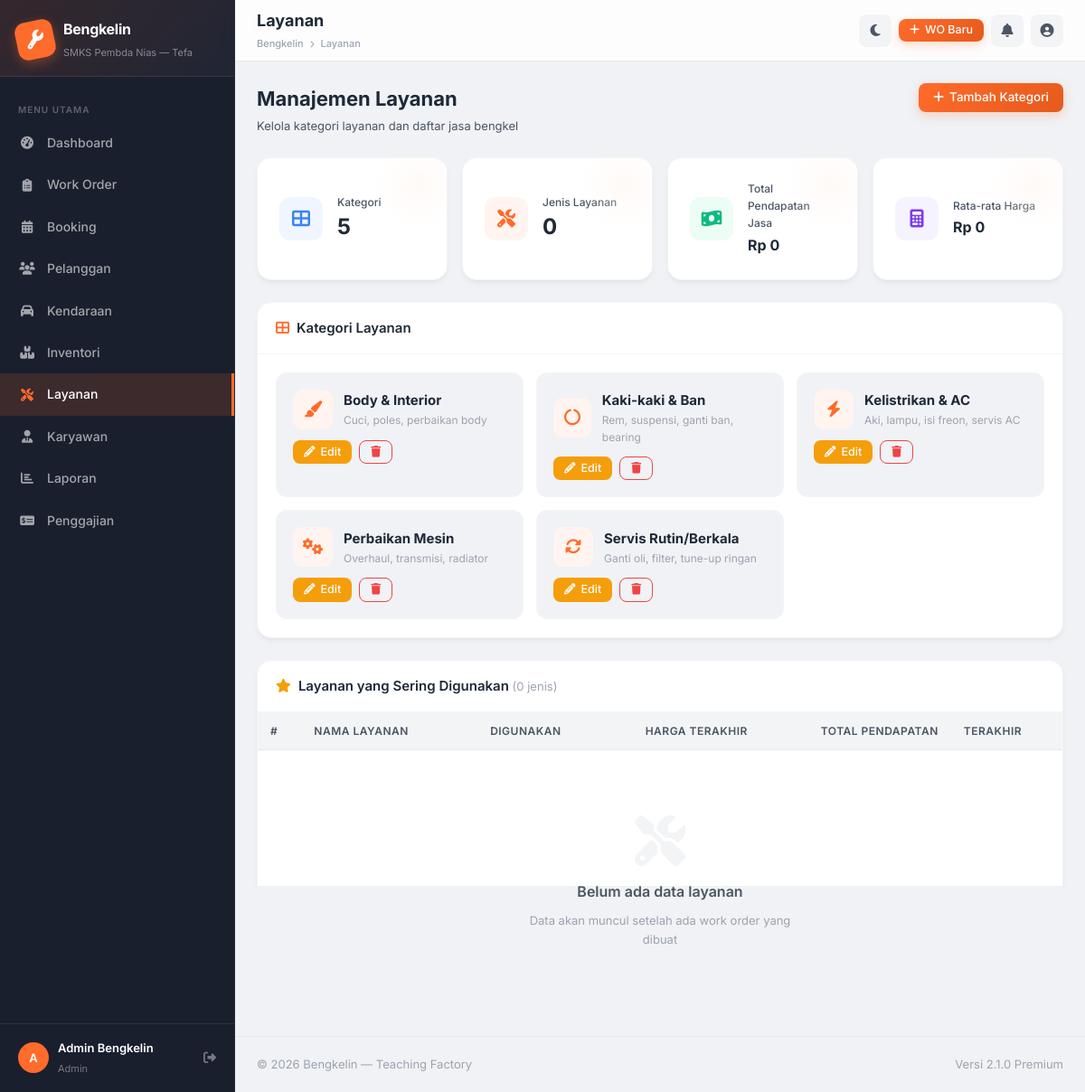
Page /pages/services/index.php (signed in) on the earlier database version.
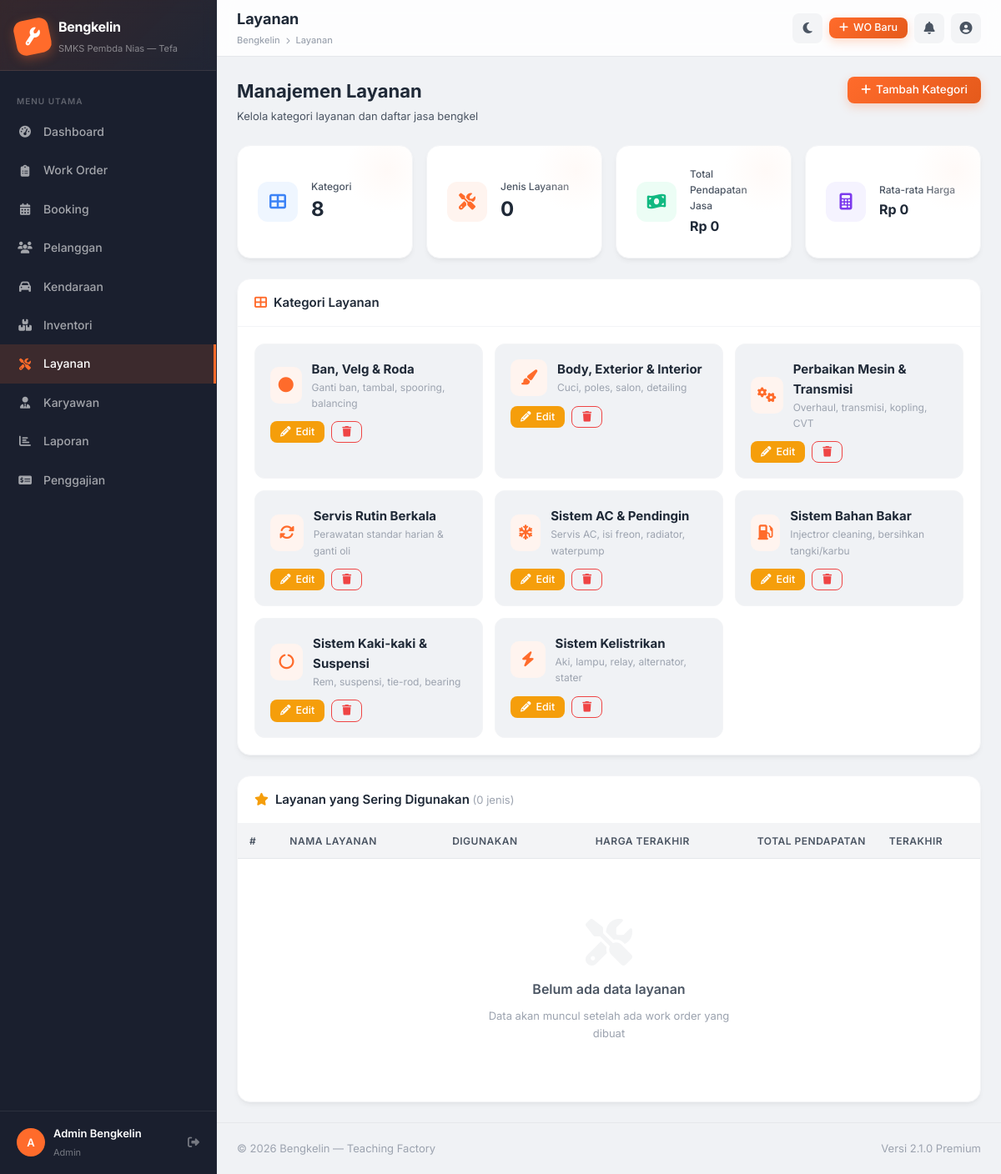
Same page on the later database version.
### tables this page shows
CREATE TABLE `service_categories` (
  `id` int(11) NOT NULL AUTO_INCREMENT,
  `name` varchar(100) NOT NULL,
  `description` text DEFAULT NULL,
  `vehicle_type` enum('mobil','motor','both') DEFAULT 'both',
  `color` varchar(7) DEFAULT '#FF6B2B',
  `icon` varchar(50) DEFAULT 'fa-wrench',
  PRIMARY KEY (`id`)
);

### includes/auth.php (called while the page is built, shortened)
<?php
function currentUser(): ?array {
    return $_SESSION['user'] ?? null;
}
function formatRupiah(float $amount): string {
    return 'Rp ' . number_format($amount, 0, ',', '.');
}

### pages/services/index.php (the view, shortened to what this page needs)
<?php
require_once __DIR__ . '/../../includes/auth.php';
$title      = 'Layanan';
$activePage = 'services';
$db         = getDB();
$categories = $db->query("SELECT sc.*, (SELECT COUNT(*) FROM service_categories s2 WHERE s2.id = sc.id) AS svc_count FROM service_categories sc ORDER BY sc.name")->fetchAll();
$services = $db->query("
    SELECT s.service_name, s.price, COUNT(*) AS used_count, SUM(s.price) AS total_revenue,
           MAX(wo.created_at) AS last_used
    FROM wo_services s
    JOIN work_orders wo ON s.wo_id = wo.id
    GROUP BY s.service_name
    ORDER BY used_count DESC
")->fetchAll();
$totalCategories = count($categories);
$totalServiceTypes = count($services);
$totalSvcRevenue = $db->query("SELECT COALESCE(SUM(price),0) FROM wo_services")->fetchColumn();
$avgSvcPrice = $db->query("SELECT COALESCE(AVG(price),0) FROM wo_services")->fetchColumn();
include __DIR__ . '/../../includes/header.php';
?>
<div class="page-header">
  <div class="page-header-left">
    <h1>Manajemen Layanan</h1>
    <p>Kelola kategori layanan dan daftar jasa bengkel</p>
  </div>
  <div class="page-header-right">
    <button class="btn btn-primary" onclick="App.openModal('modal-add-cat')"><i class="fas fa-plus"></i> Tambah Kategori</button>
  </div>
</div>
<div class="stats-grid mb-24" style="grid-template-columns:repeat(4, 1fr)">
  <div class="stat-card">
    <div class="stat-icon blue"><i class="fas fa-th-large"></i></div>
    <div class="stat-info"><div class="stat-label">Kategori</div><div class="stat-value"><?= $totalCategories ?></div></div>
  </div>
  <div class="stat-card">
    <div class="stat-icon orange"><i class="fas fa-tools"></i></div>
    <div class="stat-info"><div class="stat-label">Jenis Layanan</div><div class="stat-value"><?= $totalServiceTypes ?></div></div>
  </div>
  <div class="stat-card">
    <div class="stat-icon green"><i class="fas fa-money-bill-wave"></i></div>
    <div class="stat-info"><div class="stat-label">Total Pendapatan Jasa</div><div class="stat-value" style="font-size:16px"><?= formatRupiah((float)$totalSvcRevenue) ?></div></div>
  </div>
  <div class="stat-card">
    <div class="stat-icon purple"><i class="fas fa-calculator"></i></div>
    <div class="stat-info"><div class="stat-label">Rata-rata Harga</div><div class="stat-value" style="font-size:16px"><?= formatRupiah((float)$avgSvcPrice) ?></div></div>
  </div>
</div>
<div class="card mb-24">
  <div class="card-header">
    <div class="card-header-title"><i class="fas fa-th-large" style="color:var(--primary);margin-right:8px"></i>Kategori Layanan</div>
  </div>
  <div class="card-body">
    <div style="display:grid;grid-template-columns:repeat(auto-fill,minmax(240px,1fr));gap:14px">
      <?php foreach ($categories as $cat): ?>
      <div style="background:var(--bg);border-radius:12px;padding:18px;border:1px solid var(--border-light);transition:transform .2s" onmouseover="this.style.transform='translateY(-2px)'" onmouseout="this.style.transform=''">
        <div style="display:flex;align-items:center;gap:12px;margin-bottom:12px">
          <div style="width:44px;height:44px;background:var(--primary-bg);border-radius:10px;display:flex;align-items:center;justify-content:center;color:var(--primary);font-size:18px">
            <i class="fas <?= $cat['icon'] ?: 'fa-wrench' ?>"></i>
          </div>
          <div>
            <div style="font-weight:700;font-size:15px"><?= htmlspecialchars($cat['name']) ?></div>
            <?php if ($cat['description']): ?>
            <div style="font-size:12px;color:var(--text-muted)"><?= htmlspecialchars($cat['description']) ?></div>
            <?php endif; ?>
          </div>
        </div>
        <div style="display:flex;gap:8px;margin-top:10px">
          <button class="btn btn-warning btn-sm" onclick="editCat(<?= htmlspecialchars(json_encode($cat)) ?>)"><i class="fas fa-pencil-alt"></i> Edit</button>
          <button class="btn btn-outline btn-sm" style="color:var(--danger);border-color:var(--danger)" onclick="deleteCat(<?= $cat['id'] ?>)"><i class="fas fa-trash"></i></button>
        </div>
      </div>
      <?php endforeach; ?>
    </div>
  </div>
</div>
<div class="card">
  <div class="card-header">
    <div class="card-header-title"><i class="fas fa-star" style="color:var(--warning);margin-right:8px"></i>Layanan yang Sering Digunakan <span style="color:var(--text-muted);font-weight:400;font-size:13px">(<?= count($services) ?> jenis)</span></div>
  </div>
  <div class="table-responsive">
    <table class="table">
      <thead>
        <tr>
          <th>#</th>
          <th>Nama Layanan</th>
          <th style="text-align:center">Digunakan</th>
          <th style="text-align:right">Harga Terakhir</th>
          <th style="text-align:right">Total Pendapatan</th>
          <th>Terakhir</th>
        </tr>
      </thead>
      <tbody>
        <?php if (empty($services)): ?>
        <tr><td colspan="6"><div class="empty-state"><i class="fas fa-tools"></i><h3>Belum ada data layanan</h3><p>Data akan muncul setelah ada work order yang dibuat</p></div></td></tr>
        <?php else: foreach ($services as $i => $s): ?>
        <tr>
          <td><strong style="color:var(--primary)"><?= $i + 1 ?></strong></td>
          <td style="font-weight:600"><?= htmlspecialchars($s['service_name']) ?></td>
          <td style="text-align:center">
            <span style="font-weight:700;background:var(--primary-bg);color:var(--primary);padding:3px 10px;border-radius:12px;font-size:12px"><?= $s['used_count'] ?>x</span>
          </td>
          <td style="text-align:right;font-size:13px"><?= formatRupiah((float)$s['price']) ?></td>
          <td style="text-align:right;font-weight:700;color:var(--success)"><?= formatRupiah((float)$s['total_revenue']) ?></td>
          <td style="font-size:12px;color:var(--text-muted)"><?= $s['last_used'] ? date('d M Y', strtotime($s['last_used'])) : '—' ?></td>
        </tr>
        <?php endforeach; endif; ?>
      </tbody>
    </table>
  </div>
</div>
<?php include __DIR__ . '/../../includes/footer.php'; ?>

### includes/header.php (shortened to what this page needs)
<?php
$user = currentUser();
$navItems = [
    'dashboard'    => ['icon' => 'fa-tachometer-alt', 'label' => 'Dashboard',      'href' => BASE_URL . '/dashboard.php',                  'roles' => ['owner','admin','kabeng','mekanik']],
    'work-orders'  => ['icon' => 'fa-clipboard-list', 'label' => 'Work Order',     'href' => BASE_URL . '/pages/work-orders/index.php',    'roles' => ['owner','admin','kabeng','mekanik']],
    'bookings'     => ['icon' => 'fa-calendar-alt',   'label' => 'Booking',        'href' => BASE_URL . '/pages/bookings/index.php',       'roles' => ['owner','admin','kabeng']],
    'customers'    => ['icon' => 'fa-users',           'label' => 'Pelanggan',      'href' => BASE_URL . '/pages/customers/index.php',      'roles' => ['owner','admin','kabeng']],
    'vehicles'     => ['icon' => 'fa-car',             'label' => 'Kendaraan',      'href' => BASE_URL . '/pages/vehicles/index.php',       'roles' => ['owner','admin','kabeng']],
    'inventory'    => ['icon' => 'fa-boxes',           'label' => 'Inventori',      'href' => BASE_URL . '/pages/inventory/index.php',      'roles' => ['owner','admin','kabeng']],
    'services'     => ['icon' => 'fa-tools',           'label' => 'Layanan',        'href' => BASE_URL . '/pages/services/index.php',       'roles' => ['owner','admin','kabeng']],
    'employees'    => ['icon' => 'fa-user-tie',        'label' => 'Karyawan',       'href' => BASE_URL . '/pages/employees/index.php',      'roles' => ['owner','admin']],
    'reports'      => ['icon' => 'fa-chart-bar',       'label' => 'Laporan',        'href' => BASE_URL . '/pages/reports/index.php',        'roles' => ['owner','admin']],
    'payroll'      => ['icon' => 'fa-money-check-alt',  'label' => 'Penggajian',     'href' => BASE_URL . '/pages/payroll/index.php',         'roles' => ['owner','admin']],
    'settings'     => ['icon' => 'fa-cog',             'label' => 'Pengaturan',     'href' => BASE_URL . '/pages/settings/index.php',       'roles' => ['owner']],
];
?>
<!DOCTYPE html>
<html lang="id">
<head>
  <link rel="stylesheet" href="https://cdnjs.cloudflare.com/ajax/libs/font-awesome/6.5.0/css/all.min.css">
  <link rel="stylesheet" href="<?= BASE_URL ?>/assets/css/style.css?v=2.0">
</head>
<body>
<div class="app-wrapper">
  <aside class="sidebar" id="app-sidebar">
    <a href="<?= BASE_URL ?>/dashboard.php" class="sidebar-brand">
      <div class="sidebar-brand-icon"><i class="fas fa-wrench"></i></div>
      <div class="sidebar-brand-text">
        <strong>Bengkelin</strong>
        <span>SMKS Pembda Nias — Tefa</span>
      </div>
    </a>
    <nav class="sidebar-nav">
      <div class="nav-section-title">Menu Utama</div>
      <?php foreach ($navItems as $key => $item):
          if (!in_array($user['role'], $item['roles'])) continue;
          $isActive = ($activePage ?? '') === $key ? 'active' : '';
      ?>
      <div class="nav-item">
        <a href="<?= $item['href'] ?>" class="nav-link <?= $isActive ?>">
          <i class="fas <?= $item['icon'] ?> nav-icon"></i>
          <?= $item['label'] ?>
        </a>
      </div>
      <?php endforeach; ?>
    </nav>
    <div class="sidebar-footer">
      <div class="sidebar-user">
        <div class="sidebar-avatar"><?= strtoupper(substr($user['name'], 0, 1)) ?></div>
        <div class="sidebar-user-info">
          <strong><?= htmlspecialchars($user['name']) ?></strong>
          <span><?= ucfirst($user['role']) ?></span>
        </div>
        <a href="<?= BASE_URL ?>/logout.php" style="margin-left:auto;color:rgba(255,255,255,.4);text-decoration:none;" title="Logout">
          <i class="fas fa-sign-out-alt"></i>
        </a>
      </div>
    </div>
  </aside>
  <div class="main-wrapper">
    <header class="topbar">
      <div class="topbar-title">
        <?= htmlspecialchars($pageTitle ?? $title ?? '') ?>
        <div style="font-size: 11px; color: var(--text-muted); font-weight: 500; margin-top: 2px;">
          Bengkelin <i class="fas fa-chevron-right" style="font-size: 8px; margin: 0 4px;"></i> <?= htmlspecialchars($title ?? '') ?>
        </div>
      </div>
      <div class="topbar-actions">
        <button class="topbar-btn" id="dark-mode-toggle" title="Toggle Dark Mode">
        </button>
        <a href="<?= BASE_URL ?>/pages/work-orders/create.php" class="btn btn-primary btn-sm" title="Buat Work Order">
          <i class="fas fa-plus"></i> WO Baru
        </a>
        <div class="dropdown">
          <div class="topbar-btn" onclick="App.toggleDropdown('notif-dropdown')" title="Notifikasi">
            <i class="fas fa-bell"></i>
          </div>
        </div>
        <div class="dropdown">
          <div class="topbar-btn" onclick="App.toggleDropdown('topbar-dropdown')" title="Akun">
            <i class="fas fa-user-circle"></i>
          </div>
        </div>
      </div>
    </header>
    <main class="page-content">

### includes/footer.php (shortened to what this page needs)
    </main>
    <footer style="padding: 20px 24px; border-top: 1px solid var(--border); margin-top: auto; display: flex; justify-content: space-between; align-items: center; font-size: 13px; color: var(--text-muted);">
      <div>&copy; <?= date('Y') ?> Bengkelin — Teaching Factory</div>
      <div>Versi 2.1.0 Premium</div>
    </footer>
  </div>
</div>
</body>
</html>

Differences in the rows shown:
added service_categories: name "Ban, Velg & Roda", description "Ganti ban, tambal, spooring, balancing"
added service_categories: name "Body, Exterior & Interior", description "Cuci, poles, salon, detailing"
changed service_categories: name "Perbaikan Mesin" → "Perbaikan Mesin & Transmisi"; description "Overhaul, transmisi, radiator" → "Overhaul, transmisi, kopling, CVT"; moves up the list
changed service_categories: name "Servis Rutin/Berkala" → "Servis Rutin Berkala"; description "Ganti oli, filter, tune-up ringan" → "Perawatan standar harian & ganti oli"; moves up the list
changed service_categories: icon "fa-paint-brush" → "fa-snowflake" (drawn); name "Body & Interior" → "Sistem AC & Pendingin"; description "Cuci, poles, perbaikan body" → "Servis AC, isi freon, radiator, waterpump"
added service_categories: name "Sistem Bahan Bakar", description "Injectror cleaning, bersihkan tangki/karbu"
changed service_categories: name "Kaki-kaki & Ban" → "Sistem Kaki-kaki & Suspensi"; description "Rem, suspensi, ganti ban, bearing" → "Rem, suspensi, tie-rod, bearing"
changed service_categories: name "Kelistrikan & AC" → "Sistem Kelistrikan"; description "Aki, lampu, isi freon, servis AC" → "Aki, lampu, relay, alternator, stater"
Other differences:
$totalCategories: "5" → "8"
